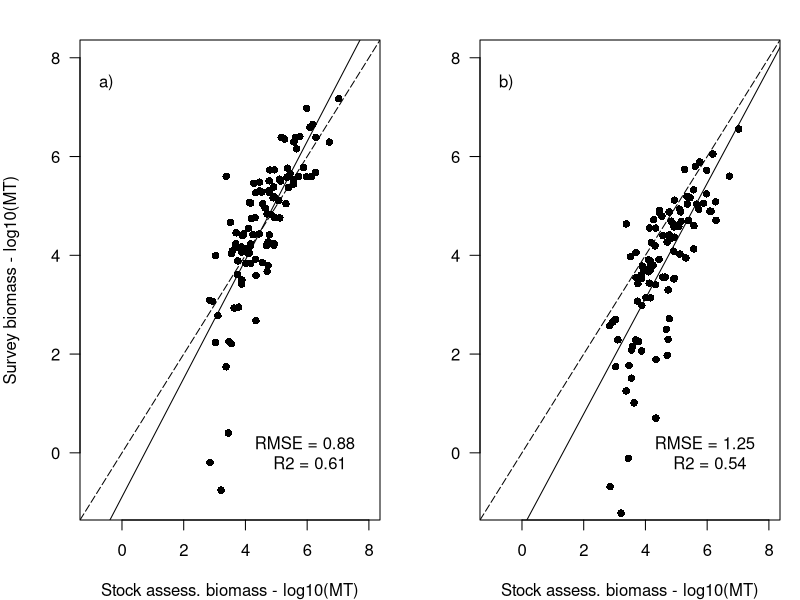
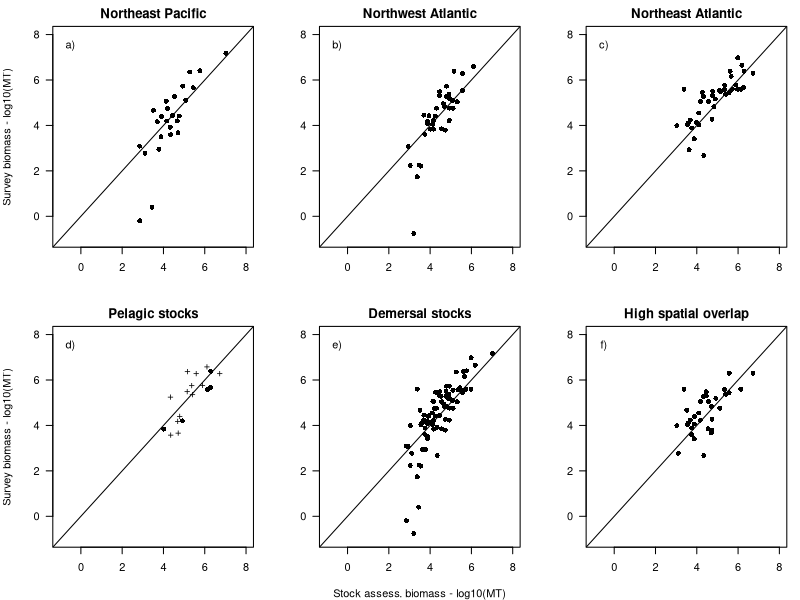

The R source for these figures, in order:
################
### create figures for stock assessment comparison with trawl survey data
###
### 

library(Metrics)

stock <- read.csv("processed data/stock assessment comparison.csv",header=T)
colnames(stock)[23] <- "wt"
colnames(stock)[24] <- "wt_q"

#### all data
pdf("figures/Stock_ass_comparison.pdf",width=6.9,height=3.56)  
par(mfrow=c(1,2), mar=c(4, 4, 2, 1))

plot(log10(stock$biomass),log10(stock$wt_q),xlim=c(-1,8),ylim=c(-1,8),xlab="Stock assess. biomass - log10(MT)",
     ylab="Survey biomass - log10(MT)",main="",las=1,pch=16)
abline(0,1,lty=5)
text(-0.5,7.5,"a)")
mod1 <- lm(log10(stock$wt_q)~log10(stock$biomass))
x <- c(-1,9)
y <- coefficients(mod1)[1] + coefficients(mod1)[2]*x 
lines(y~x,lty=1)

text(6,0,"RMSE = 0.88 \n R2 = 0.61")


#points(log10(stock$biomass[stock$toanalyze <30]),log10(stock$wt_q[stock$toanalyze <30]),col="blue",pch=16)

plot(log10(stock$biomass),log10(stock$wt),xlim=c(-1,8),ylim=c(-1,8),xlab="Stock assess. biomass - log10(MT)",
     ylab="",main="",las=1,pch=16)
abline(0,1,lty=5)
text(-0.5,7.5,"b)")
mod1 <- lm(log10(stock$wt)~log10(stock$biomass))
x <- c(-1,9)
y <- coefficients(mod1)[1] + coefficients(mod1)[2]*x 
lines(y~x,lty=1)

text(6,0,"RMSE = 1.25 \n R2 = 0.54")

dev.off()

## per region
pdf("figures/Stock_ass_comparison_appendix.pdf",width=6.9,height=5)  
par(mfrow=c(2,3), mar=c(4, 4, 2, 1))
pac <- subset(stock,stock$region %in% c("US West Coast","Canada West Coast","US Alaska"))

plot(log10(pac$biomass),log10(pac$wt_q),xlim=c(-1,8),ylim=c(-1,8),xlab="",
     ylab="Survey biomass - log10(MT)",main="Northeast Pacific",las=1,pch=16)
abline(0,1)
text(-0.5,7.5,"a)")

EastC <- subset(stock,stock$region %in% c("US East Coast","Canada East Coast","US Southeast and Gulf"))
plot(log10(EastC$biomass),log10(EastC$wt_q),xlim=c(-1,8),ylim=c(-1,8),xlab="",
     ylab="",main="Northwest Atlantic",las=1,pch=16)
abline(0,1)
text(-0.5,7.5,"b)")

EU <- subset(stock,stock$region %in% c("European Union","Europe non EU"))
plot(log10(EU$biomass),log10(EU$wt_q),xlim=c(-1,8),ylim=c(-1,8),xlab="",
     ylab="",main="Northeast Atlantic",las=1,pch=16)
abline(0,1)
text(-0.5,7.5,"c)")

pel <- c("Bluefish Atlantic Coast",
         "Capelin Barents Sea",
         "Herring ICES 22-24-IIIa",
         "Herring Scotian Shelf and Bay of Fundy", 
         "Pacific herring Central Coast",
         "Herring Northern Irish Sea",
         "Herring IIIa, VIId and North Sea",
         "Atlantic herring Northwestern Atlantic Coast",
         "Pacific herring Prince Rupert District",
         "Pacific herring Haida Gwaii",
         "Herring ICES 28",
         "Herring ICES VIa",
         "Herring ICES VIa-VIIb-VIIc",
         "Pacific herring West Coast of Vancouver Island",
         "Spanish mackerel Southern Atlantic Coast",
         "Sprat ICES Baltic Areas 22-32",
         "Sprat North Sea",
         "Herring NAFO 4T fall and spring spawners")

pelstoc <- subset(stock,stock$stocklong %in% pel)
her <- pelstoc[c(3:14,18),]
pelstoc <- pelstoc[-c(3:14,18),]
plot(log10(pelstoc$biomass),log10(pelstoc$wt_q),xlim=c(-1,8),ylim=c(-1,8),xlab="",
     ylab="Survey biomass - log10(MT)",main="Pelagic stocks",las=1,pch=16)
points(log10(her$biomass),log10(her$wt_q),pch="+")
abline(0,1)
text(-0.5,7.5,"d)")

demstoc <- subset(stock,!(stock$stocklong %in% pel))
plot(log10(demstoc$biomass),log10(demstoc$wt_q),xlim=c(-1,8),ylim=c(-1,8),xlab="Stock assess. biomass - log10(MT)",
     ylab="",main="Demersal stocks",las=1,pch=16)
abline(0,1)
text(-0.5,7.5,"e)")

highoverlap <- subset(stock,stock$area_overlap_in_ocean >0.8)
plot(log10(highoverlap$biomass),log10(highoverlap$wt_q),xlim=c(-1,8),ylim=c(-1,8),xlab="",
     ylab="",main="High spatial overlap",las=1,pch=16)
abline(0,1)
text(-0.5,7.5,"f)")

dev.off()
